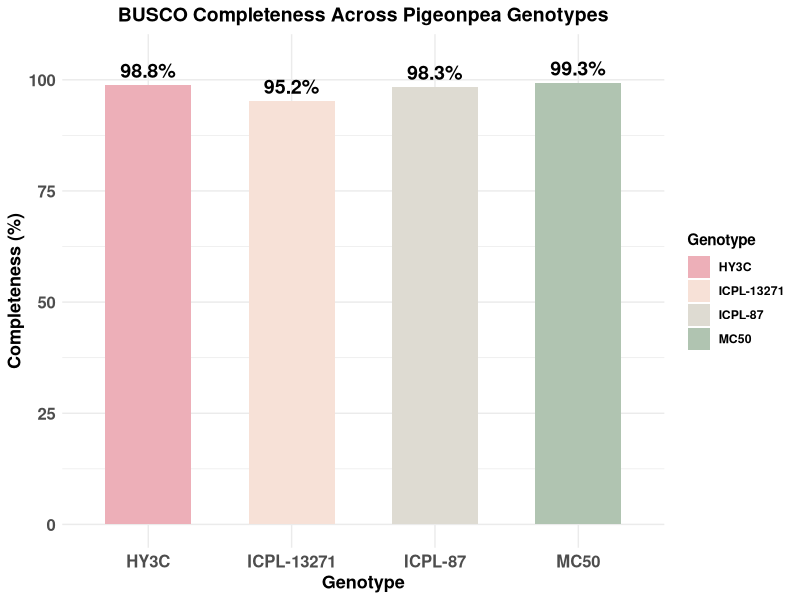
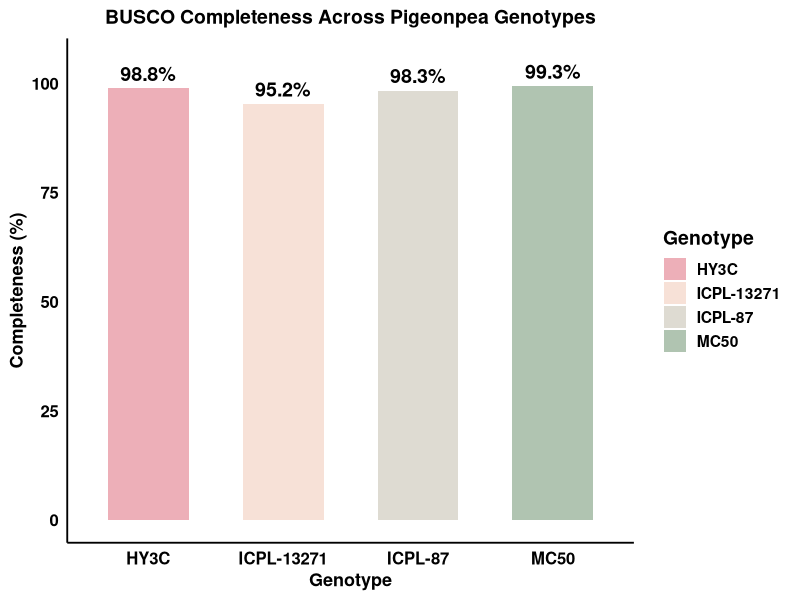

Reproduce these figures in R, in order.
library(ggplot2)

data <- data.frame(
  Genotype = c("HY3C", "MC50", "ICPL-13271", "ICPL-87"),
  Complete = c(98.8, 99.3, 95.2, 98.3)
)

ggplot(data, aes(x = Genotype, y = Complete, fill = Genotype)) +
  geom_bar(stat = "identity", width = 0.6) +
  
  # Percentage labels
  geom_text(aes(label = paste0(Complete, "%")),
            vjust = -0.5,
            size = 5,
            fontface = "bold") +
  
  scale_fill_manual(values = c(
    "#EDAFB8",
    "#F7E1D7",
    "#DEDBD2",
    "#B0C4B1"
  )) +
  
  theme_minimal() +
  
  labs(
    title = "BUSCO Completeness Across Pigeonpea Genotypes",
    y = "Completeness (%)",
    x = "Genotype"
  ) +
  
  theme(
    plot.title = element_text(hjust = 0.5, face = "bold", size = 14),
    axis.text.x = element_text(face = "bold", size = 12),  # Genotype names bold
    axis.text.y = element_text(face = "bold", size = 12),
    axis.title = element_text(face = "bold", size = 13),
    legend.text = element_text(face = "bold"),             # Legend bold
    legend.title = element_text(face = "bold"),
    legend.position = "right"
  ) +
  
  ylim(0, 105)



library(ggplot2)

data <- data.frame(
  Genotype = c("HY3C", "MC50", "ICPL-13271", "ICPL-87"),
  Complete = c(98.8, 99.3, 95.2, 98.3)
)

ggplot(data, aes(x = Genotype, y = Complete, fill = Genotype)) +
  
  geom_bar(stat = "identity", width = 0.6) +
  
  geom_text(aes(label = paste0(Complete, "%")),
            vjust = -0.5,
            size = 5,
            fontface = "bold") +
  
  scale_fill_manual(values = c(
    "#EDAFB8",
    "#F7E1D7",
    "#DEDBD2",
    "#B0C4B1"
  )) +
  
  labs(
    title = "BUSCO Completeness Across Pigeonpea Genotypes",
    y = "Completeness (%)",
    x = "Genotype"
  ) +
  
  ylim(0, 105) +
  
  theme_minimal(base_size = 14) +
  
  theme(
    panel.background = element_rect(fill = "white", color = NA),
    plot.background = element_rect(fill = "white", color = NA),
    panel.grid.major = element_blank(),
    panel.grid.minor = element_blank(),
    axis.line = element_line(color = "black"),
    axis.text.x = element_text(face = "bold", size = 12, color = "black"),
    axis.text.y = element_text(face = "bold", size = 12, color = "black"),
    axis.title = element_text(face = "bold", size = 13),
    plot.title = element_text(hjust = 0.5, face = "bold", size = 14),
    legend.text = element_text(face = "bold"),
    legend.title = element_text(face = "bold"),
    legend.position = "right"
  )
